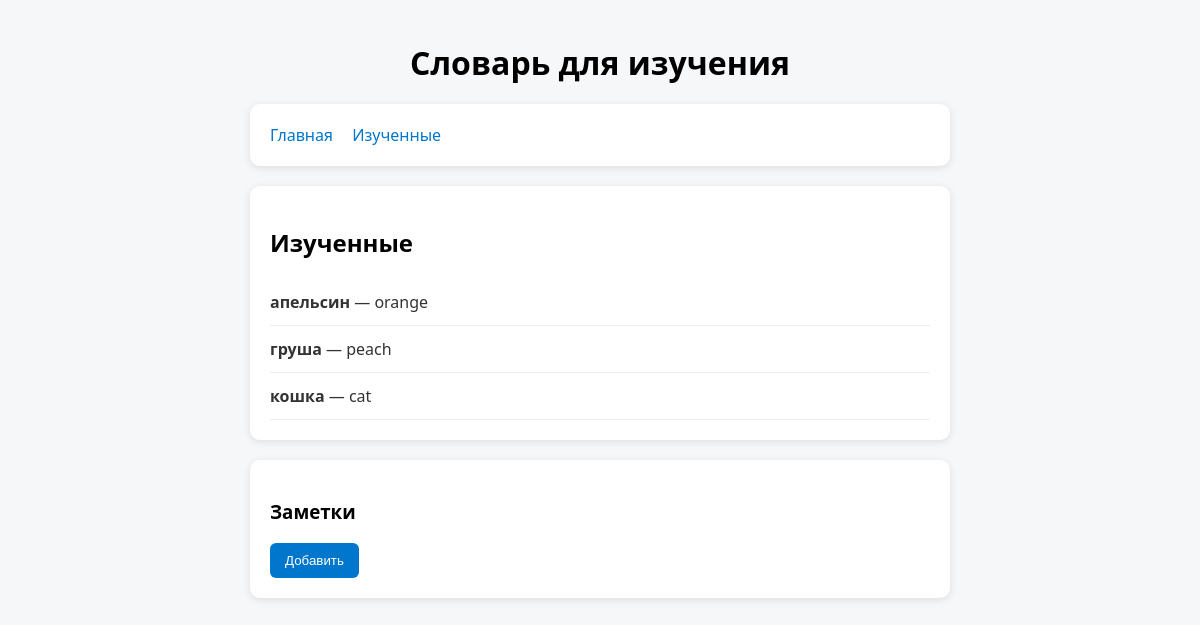
The page /word/ on the database as committed earlier.
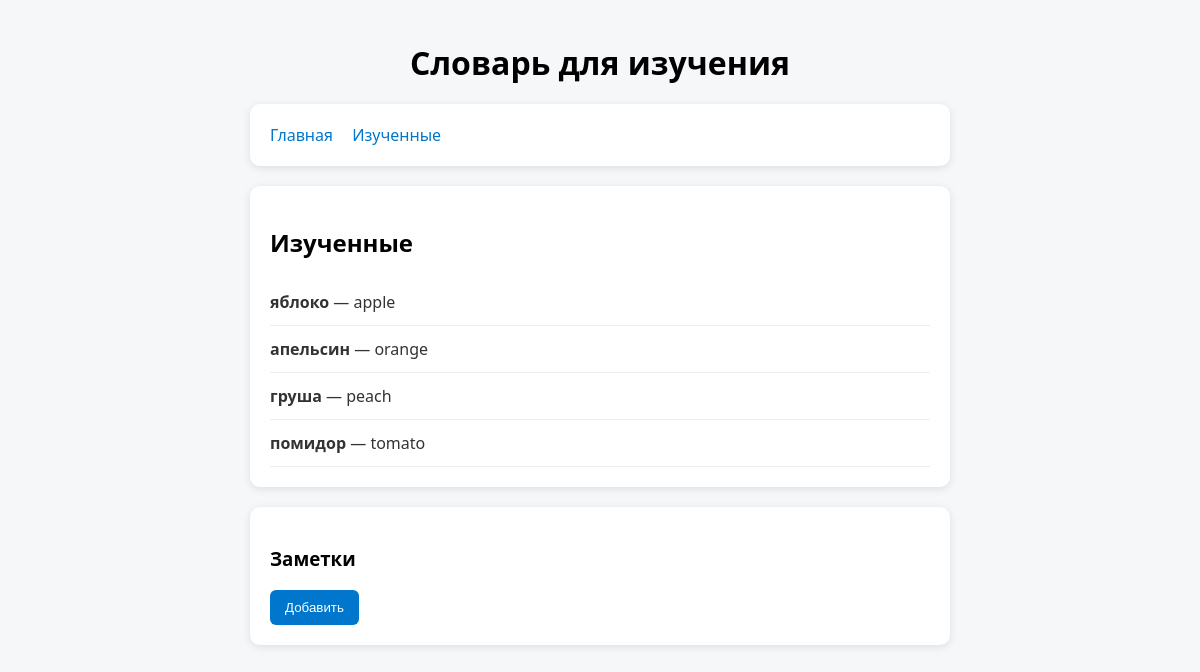
The same page on the database as committed later.
### core/models.py (models this page shows, shortened)
class Words(models.Model):
    slovo = models.CharField(max_length=200, verbose_name='Слово')
    perevod = models.CharField(max_length=200, verbose_name='Перевод')
    is_active = models.BooleanField(default=False, verbose_name='Изучено')
    class Meta:
        verbose_name = 'Слово'
        verbose_name_plural = 'Слова'

### core/views.py (the view)
# urls.py: path('word/', word),
def word(request):
    words = Words.objects.all().filter(is_active=True)
    context = {
        'words': words,
    }
    return render(request, 'word/word_success.html', context)

### templates/word/word_success.html (shortened to what this page needs)
{% extends 'base.html' %}
{% block content %}
<div class="card">
    <h2>Изученные</h2>
    {% for word in words %}
    <div class="word-item">
        <span>
            <strong><a href="/words/{{ word.id }}">{{ word.slovo }}</strong> — {{ word.perevod }}</a>
        </span>
    </div>
    {% endfor %}
</div>
<div class="card">
    <h3>Заметки</h3>
    <form id="noteForm" method="POST">
        <div class="form-block">
            <button>Добавить</button>
        </div>
    </form>
</div>
{% endblock %}

Rows that differ between the two databases and show on the page:
no longer on this page (row edited): Words: slovo "кошка", perevod "cat"
now on this page (row edited): Words: slovo "яблоко", perevod "apple"
now on this page (row edited): Words: slovo "помидор", perevod "tomato"
